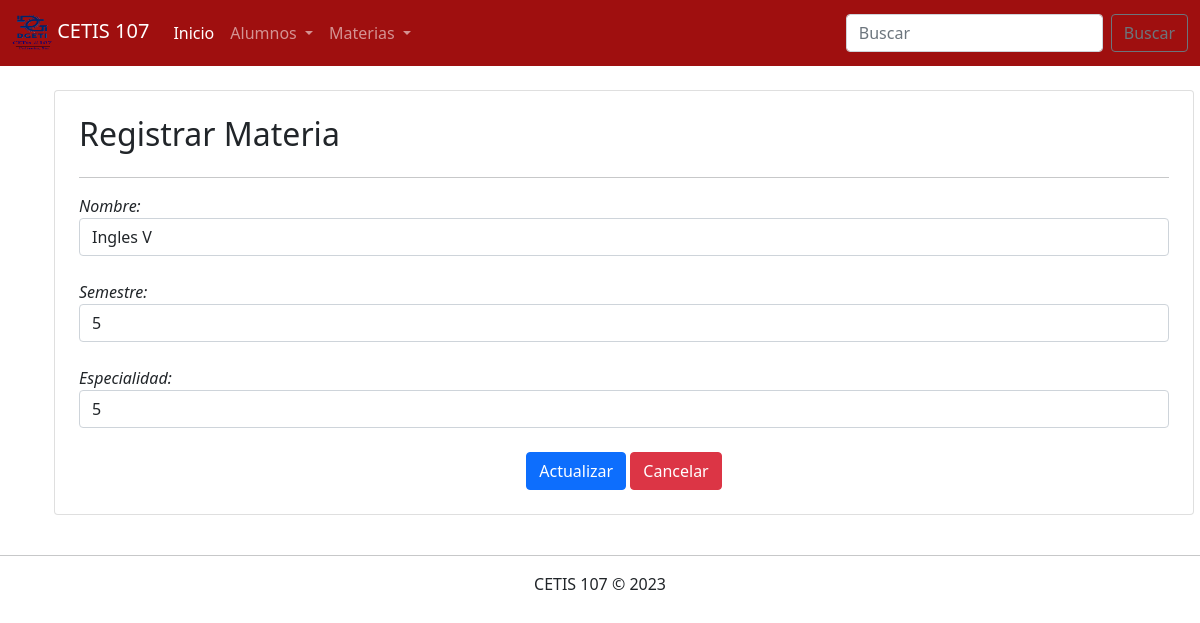
The page /Parcial3/EditarMateria.php?id=1 on the database its author committed.
### tables this page shows
CREATE TABLE `materias` (
  `id` int(11) NOT NULL,
  `nombre` varchar(100) NOT NULL,
  `semestre` int(11) NOT NULL,
  `especialidad` varchar(50) NOT NULL
);

### Parcial3/EditarMateria.php (the view, shortened to what this page needs)
<!DOCTYPE html>
<html lang="en">
<head>
    <link rel="stylesheet" href="css/bootstrap.css">
</head>
<body>
    <?php
        include 'menu.php';
        include 'conexion.php';
        $id = $_GET["id"];
        $sql = "SELECT * FROM materias WHERE id=".$id;
        $datos = $conexion->query($sql);
        $materias = $datos->fetch_assoc();
    ?>
    <div class="container">
        <div class="row">
            <div class="col-12 card m-4 p-4">
                <h2>Registrar Materia</h2><hr>
                <form action="ActualizarMateria.php" method="POST">
                    <div class="form-group">
                        <i><label for="">Nombre:</label></i>
                        <input value="<?php echo $materias["nombre"]; ?>" name="nombre" type="text" class="form-control" placeholder="Teclea el nombre del materias" required>
                    </div><br>
                    <div class="form-group">
                        <i><label for="">Semestre:</label></i>
                        <input value="<?php echo $materias["semestre"]; ?>" name="semestre" type="number" class="form-control" placeholder="Teclea el semestre" required>
                    </div><br>
                    <div class="form-group">
                        <i><label for="">Especialidad:</label></i>
                        <select name="especialidad" class="form-control">
                        <option selected value="<?php echo $materias["semestre"]; ?>"><?php echo $materias["semestre"]; ?></option>
                        </select>
                    </div><br>
                    <div>
                        <center><input type="submit" value="Actualizar" class="btn btn-primary">
                        <a href="ConsultarMaterias.php" class="btn btn-danger">Cancelar</a></center>
                    </div>
                </form>
            </div>
        </div>
    </div>
    <footer class="text-center">
        <hr>
        CETIS 107 &copy; 2023
    </footer>
</body>
</html>

### rows shown on the page
materias: nombre "Ingles V", semestre "5", especialidad "5"
